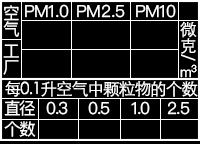
#> input picture resource/details.png, 200 x 144 px
$ python process_bitmap.py ../resource/details.png
#> lines starting #> are read from the running program, lines starting #| are printed output that depends on the picture
#!/usr/bin/env python3
from PIL import Image
import argparse
import time
import sys
import os
import re
import json

parser = argparse.ArgumentParser(
    description="Convert alpha png bitmap to bytes array in C for Display.",
    add_help=False
)

parser.add_argument('--help', action='help',
                    help='show this help message and exit')

parser.add_argument(
    "image",
    metavar="IMAGE",
    type=str,
    nargs="+",
    help="Image to be processed",
)

parser.add_argument(
    "-w",
    "--width",
    type=int,
    dest="width",
    default=16,
    help="Width of each bitmap"
)

parser.add_argument(
    "-h",
    "--height",
    type=int,
    dest="height",
    default=16,
    help="Height of each bitmap"
)

parser.add_argument(
    "-s",
    "--strip",
    action="store_true",
    dest="strip",
    default=True,
    help="Should image be strip into pieces?"
)

parser.add_argument(
    "-x",
    type=int,
    dest="x",
    help="beginning of bitmaps in x",
    default=0
)

parser.add_argument(
    "-y",
    type=int,
    dest="y",
    help="beginning of bitmaps in y",
    default=0
)

parser.add_argument(
    "-i",
    "--invert",
    action="store_true",
    dest="invert",
    help="Invert the black and white",
    default=False
)

parser.add_argument(
    "-b",
    "--bits",
    type=int,
    dest="bits",
    help="Bit length",
    default=8
)

parser.add_argument(
    "-o",
    "--output",
    type=str,
    dest="output",
    help="Output destination, - for stdout",
    default="-"
)

parser.add_argument(
    "-t",
    "--type",
    type=str,
    dest="type",
    help="Output type, available: plain, array, header",
    default="plain"
)


def bits_to_int(bits: list) -> int:
    out = 0
    for b in bits:
        out = (out << 1) | b
    return out


def process_bitmap(bitmap: Image, invert: bool, bits: int) -> list:
    if bits not in [8, 16, 32]:
        raise Exception(
            "Wrong bits length, must be 8, 16 or 32. Provided: " + str(bits))

    flat_pixel_list = []
    pixels = bitmap.load()
    for y in range(0, bitmap.height):
        for x in range(0, bitmap.width):
            a = True if pixels[x, y] == 255 else False
            a = a if not invert else not a
            a = int(a)
            flat_pixel_list.append(a)

    if 1 not in flat_pixel_list:
        return []

    if (bitmap.width * bitmap.height) % bits != 0:
        flat_pixel_list.extend([0] * ((bitmap.width * bitmap.height) % bits))

    return [bits_to_int(flat_pixel_list[x:x + bits]) for x in range(0, len(flat_pixel_list), bits)]


def process_image(img: Image, bitmap_width: int, bitmap_height: int, begin_x: int, begin_y: int, invert: bool,
                  bits: int) -> list:
#> called with bitmap_width = 16, bitmap_height = 16, begin_x = 0, begin_y = 0, invert = False, bits = 8
    img = img.convert('1')
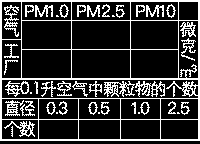
#> img: PIL image 200x144 1; 21.2% white in thin lines or dots
    img_w = img.width
#> img_w = 200
    img_h = img.height
#> img_h = 144
    result = []
    current_x = begin_x
    current_y = begin_y
    total_x = img_w // bitmap_width
#> total_x = 12
    total_y = img_h // bitmap_height
#> total_y = 9

    for y in range(0, total_y):
        for x in range(0, total_x):
            r = process_bitmap(
                img.crop(
                    (current_x, current_y, current_x +
                     bitmap_width, current_y + bitmap_height)
                ), invert, bits)
            if r:
                result.append(r)
            current_x += bitmap_width
        current_x = 0
        current_y += bitmap_height
    return result


array_template = "const static uint{bits}_t bitmap_{count}[] = {{{hex}}};"
header_begin = """/*************************************************************
* Auto-generated by process_bitmap.py at {} *
*     Script is written by Shiroko <hhx.xxm@gmail.com>       *
*      Thanks for your using. Have a nice day ^_^ ~          *
*          Feel free to modify it if necessary               *
*************************************************************/
#ifndef __BITMAP_RESOURCE_H__
#define __BITMAP_RESOURCE_H__

#include <stdint.h>

#ifdef __cplusplus
extern "C" {{
#endif
"""
header_end = """
#ifdef __cplusplus
}
#endif

#endif // __BITMAP_RESOURCE_H__
"""

if __name__ == "__main__":
    args = parser.parse_args()
    outputs = []
    outputs_names = []
    array_templates = []
    for image in args.image:
        output = process_image(Image.open(
            image), args.width, args.height, args.x, args.y, args.invert, args.bits)
        outputs.extend(output)
        json_fn = re.sub("(JPG|jpg|PNG|png|JPEG|jpeg)", "json", image)
        if os.path.exists(json_fn):
            with open(json_fn, "r") as f:
                obj = json.load(f)
                outputs_names.extend(obj["names"])
                if len(obj["names"]) > len(output):
                    for _ in range(0, len(obj["names"]) - len(output)):
                        outputs_names.pop()
                elif len(obj["names"]) < len(output):
                    outputs_names.extend(
                        [""] * (len(output) - len(obj["names"])))
                array_templates.extend(
                    [obj["config"]["array_template"]]*len(output))
        else:
            outputs_names.extend([""] * len(output))
            array_templates.extend([array_template] * len(output))

    output_file = args.output
    file = None
    if output_file == "-":
        file = sys.stdout
    else:
        try:
            file = open(output_file, "w")
        except Exception as e:
            print("Cannot open file " + output_file +
                  " due to " + str(e), file=sys.stderr)
            exit(1)
    kind = args.type
    if kind == "header":
        print(header_begin.format(time.strftime("%Y/%m/%d %H:%M:%S")), file=file)
    i = 0
    for o in outputs:
        hexs = ", ".join(["0x%0*X" % (args.bits // 4, x) for x in o])
        if kind == "header" or kind == "array":
            print(array_templates[i].format(
                **{
                    "bits": args.bits,
                    "count": i,
                    "hex": hexs,
                    "name": outputs_names[i] if outputs_names[i] != "" else str(i)
                }), file=file)
        else:
            print(hexs, file=file)
        i += 1
#> this loop made 101 passes
#| 0xFF, 0xFF, 0xFF, 0xFF, 0xC0, 0x00, 0xC0, 0x00, 0xC0, 0x00, 0xC0, 0x30, 0xC1, 0x31, 0xCF, 0xFF, 0xCD, 0x24, 0xCC, 0x4C, 0xC5, 0xC7, 0xC3, 0x83, 0xC6, 0x00, 0xC2, 0xAA, 0xC7, 0xFF, 0xC0, 0x30
#| 0xFF, 0xFF, 0xFF, 0xFF, 0x04, 0x00, 0x04, 0x00, 0x04, 0x00, 0x04, 0x7F, 0x04, 0x6B, 0xE4, 0x60, 0xC4, 0x60, 0x64, 0x60, 0x24, 0x62, 0x84, 0x7F, 0xC4, 0x68, 0x04, 0x60, 0x84, 0x60, 0x04, 0x60
#| 0xFF, 0xFF, 0xFF, 0xFF, 0x00, 0x00, 0x00, 0x00, 0x00, 0x00, 0x98, 0x07, 0xDC, 0x07, 0xDC, 0x0E, 0x5E, 0x0F, 0xDE, 0x0B, 0xDA, 0x1B, 0x9B, 0x1B, 0x19, 0x33, 0x19, 0xB3, 0x19, 0xE2, 0x18, 0xE3
#| 0xFF, 0xFF, 0xFF, 0xFF, 0x00, 0x00, 0x00, 0x00, 0x00, 0x00, 0x18, 0x07, 0x78, 0x06, 0xF8, 0x0C, 0x18, 0x0C, 0x18, 0x08, 0x18, 0x1C, 0x08, 0x08, 0x18, 0x0C, 0x18, 0x0C, 0x18, 0x0C, 0x18, 0xC6
#| 0xFF, 0xFF, 0xFF, 0xFF, 0x01, 0x00, 0x01, 0x00, 0x81, 0x00, 0xC1, 0x07, 0x61, 0x06, 0x31, 0x06, 0x31, 0x06, 0x31, 0x06, 0x19, 0x06, 0x31, 0x07, 0x11, 0x06, 0x31, 0x06, 0x31, 0x06, 0x61, 0x06
#| 0xFF, 0xFF, 0xFF, 0xFF, 0x00, 0x00, 0x00, 0x00, 0x00, 0x00, 0xF9, 0x80, 0xBD, 0xC0, 0x0D, 0xC0, 0x05, 0xE0, 0x0D, 0xE0, 0x2D, 0xA1, 0xF9, 0xB1, 0x81, 0x93, 0x01, 0x9B, 0x01, 0x9E, 0x01, 0x8E
#| 0xFF, 0xFF, 0xFF, 0xFF, 0x00, 0x00, 0x00, 0x00, 0x00, 0x20, 0x71, 0xF8, 0x71, 0x9C, 0xE3, 0x0C, 0xF3, 0x04, 0xB0, 0x0C, 0xB0, 0x18, 0xB0, 0x38, 0x30, 0xE0, 0x31, 0xC0, 0x21, 0x80, 0x33, 0x58
#| 0xFF, 0xFF, 0xFF, 0xFF, 0x00, 0x00, 0x00, 0x00, 0x00, 0x00, 0x0F, 0xF0, 0x06, 0xD0, 0x0C, 0x00, 0x0C, 0x00, 0x0D, 0xE0, 0x0F, 0x60, 0x08, 0x30, 0x00, 0x10, 0x08, 0x38, 0x0C, 0x30, 0xCC, 0x60
#> (further printed lines are left out)
    if kind == "header":
        print(header_end, file=file)
    if output_file != "-":
        file.flush()
        file.close()
